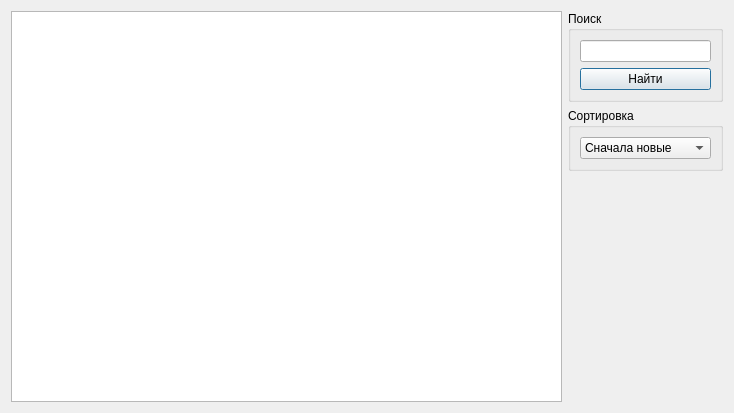
<?xml version="1.0" encoding="UTF-8"?>
<ui version="4.0">
 <class>CEventLog</class>
 <widget class="QDialog" name="CEventLog">
  <property name="geometry">
   <rect>
    <x>0</x>
    <y>0</y>
    <width>734</width>
    <height>409</height>
   </rect>
  </property>
  <property name="windowTitle">
   <string>Журнал событий</string>
  </property>
  <layout class="QGridLayout" name="gridLayout">
   <item row="0" column="0" rowspan="3">
    <widget class="QTableView" name="alerts_table">
     <property name="minimumSize">
      <size>
       <width>551</width>
       <height>391</height>
      </size>
     </property>
     <property name="autoFillBackground">
      <bool>true</bool>
     </property>
     <property name="sortingEnabled">
      <bool>true</bool>
     </property>
     <attribute name="horizontalHeaderCascadingSectionResizes">
      <bool>true</bool>
     </attribute>
     <attribute name="horizontalHeaderDefaultSectionSize">
      <number>120</number>
     </attribute>
     <attribute name="horizontalHeaderShowSortIndicator" stdset="0">
      <bool>true</bool>
     </attribute>
     <attribute name="horizontalHeaderStretchLastSection">
      <bool>true</bool>
     </attribute>
    </widget>
   </item>
   <item row="0" column="1">
    <widget class="QGroupBox" name="search_groupBox">
     <property name="maximumSize">
      <size>
       <width>159</width>
       <height>135</height>
      </size>
     </property>
     <property name="layoutDirection">
      <enum>Qt::LeftToRight</enum>
     </property>
     <property name="title">
      <string>Поиск</string>
     </property>
     <layout class="QVBoxLayout" name="verticalLayout">
      <item>
       <widget class="QLineEdit" name="StrToSearch_Edit"/>
      </item>
      <item>
       <widget class="QPushButton" name="TryFind_Button">
        <property name="text">
         <string>Найти</string>
        </property>
       </widget>
      </item>
     </layout>
    </widget>
   </item>
   <item row="1" column="1">
    <widget class="QGroupBox" name="sort_groupBox">
     <property name="title">
      <string>Сортировка</string>
     </property>
     <layout class="QVBoxLayout" name="verticalLayout_2">
      <item>
       <widget class="QComboBox" name="sort_comboBox">
        <item>
         <property name="text">
          <string>Сначала новые</string>
         </property>
        </item>
        <item>
         <property name="text">
          <string>Сначала старые</string>
         </property>
        </item>
       </widget>
      </item>
     </layout>
    </widget>
   </item>
   <item row="2" column="1">
    <spacer name="verticalSpacer">
     <property name="orientation">
      <enum>Qt::Vertical</enum>
     </property>
     <property name="sizeHint" stdset="0">
      <size>
       <width>20</width>
       <height>247</height>
      </size>
     </property>
    </spacer>
   </item>
  </layout>
 </widget>
 <resources/>
 <connections/>
</ui>
